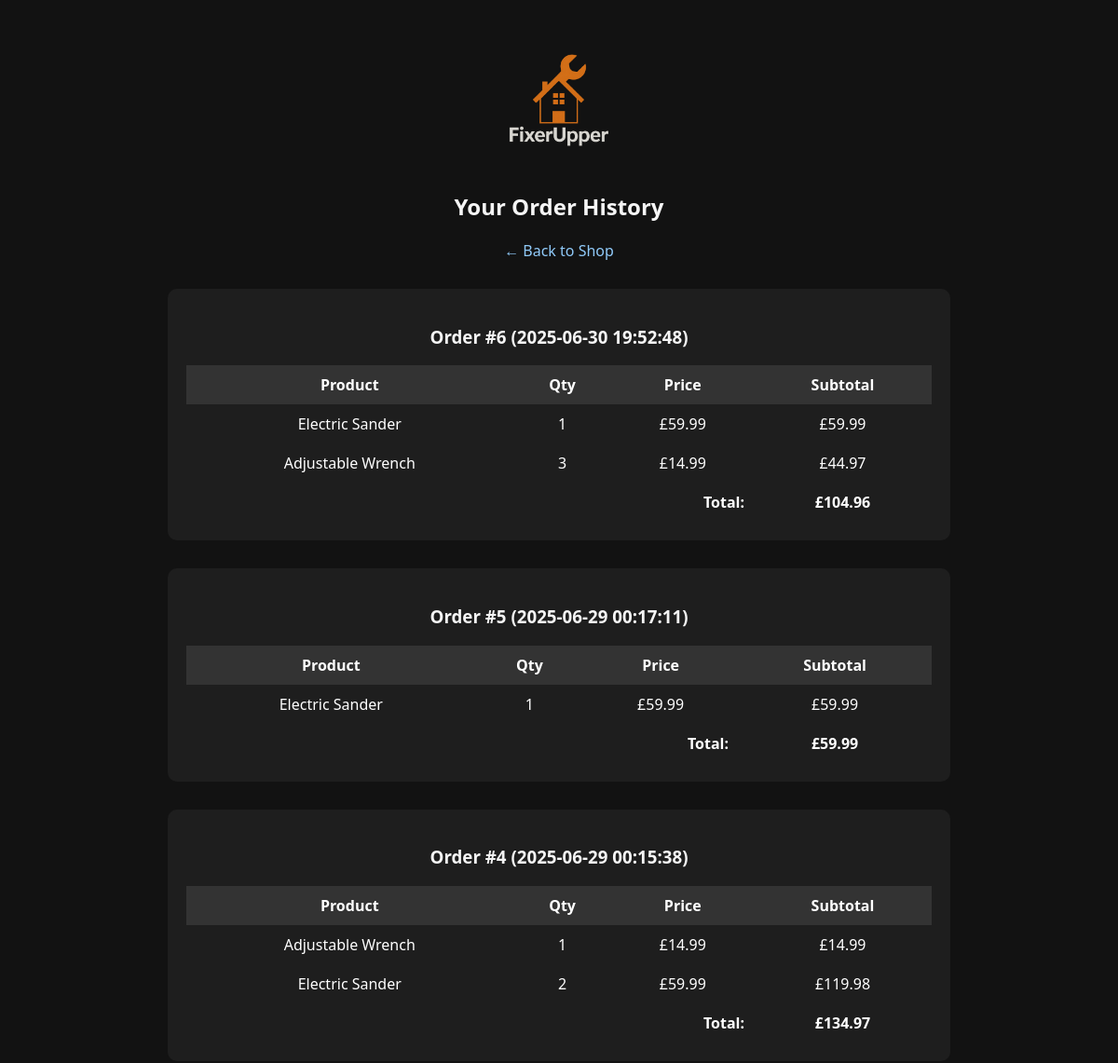
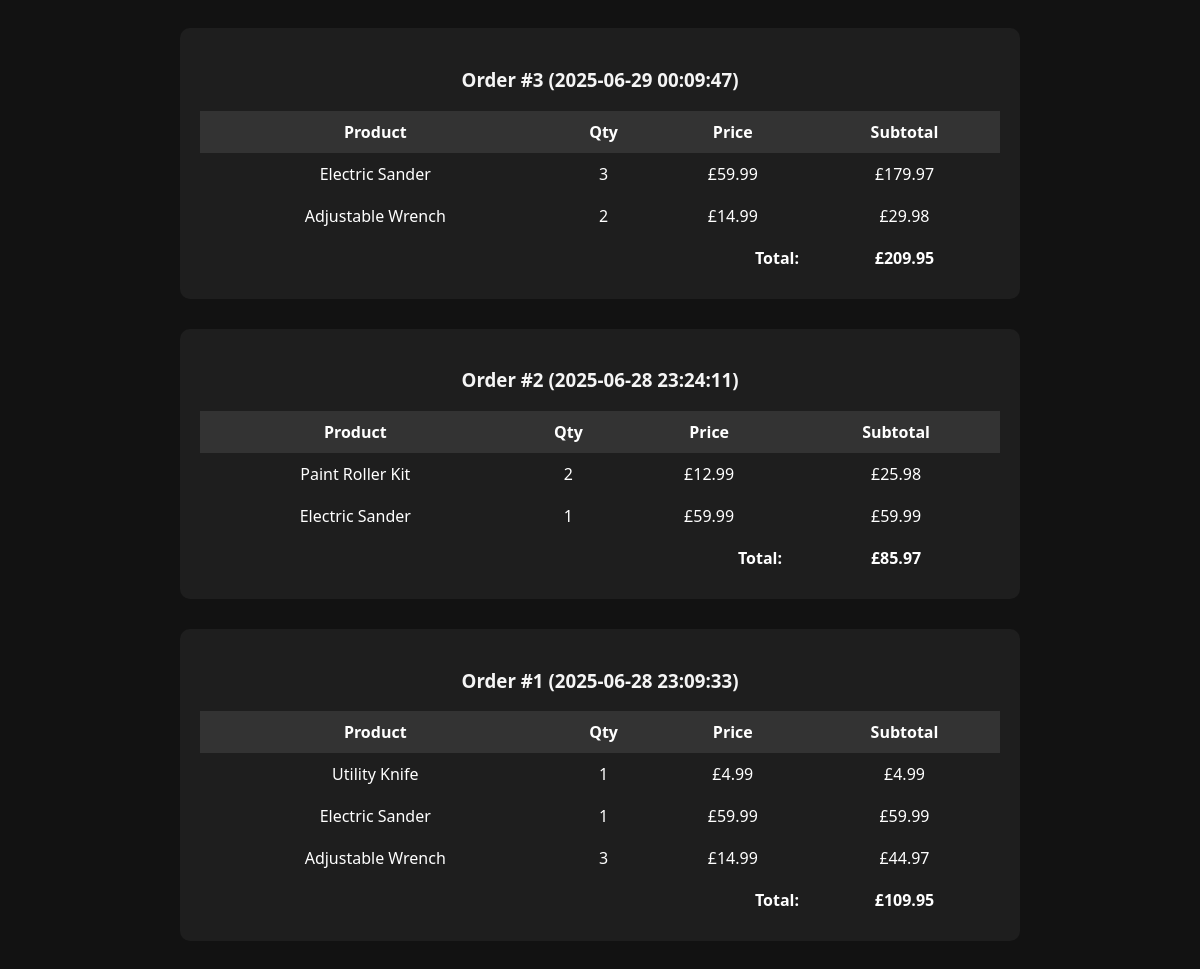
Screenshot of /order_history.php (signed in) with the database file from the repository (2 pictures, top to bottom).
### tables this page shows
CREATE TABLE `orders` (
  `id` int(11) NOT NULL,
  `user_id` int(11) NOT NULL,
  `order_date` timestamp NOT NULL DEFAULT current_timestamp()
);

CREATE TABLE `order_items` (
  `id` int(11) NOT NULL,
  `order_id` int(11) NOT NULL,
  `product_id` int(11) NOT NULL,
  `quantity` int(11) NOT NULL DEFAULT 1,
  `price` decimal(10,2) NOT NULL
);

CREATE TABLE `products` (
  `id` int(11) NOT NULL,
  `name` varchar(100) NOT NULL,
  `description` text DEFAULT NULL,
  `price` decimal(10,2) NOT NULL,
  `image` varchar(255) DEFAULT NULL,
  `created_at` timestamp NOT NULL DEFAULT current_timestamp()
);

### includes/functions.php (called while the page is built)
<?php
function sanitize($input) {
    return htmlspecialchars(trim($input), ENT_QUOTES, 'UTF-8');
}
function formatPrice($price) {
    return '£' . number_format($price, 2);
}
?>

### order_history.php (the view, shortened to what this page needs)
<?php
require 'includes/db.php';
require 'includes/functions.php';
$user_id = $_SESSION['user_id'] ?? null;
$stmt = $pdo->prepare("SELECT * FROM orders WHERE user_id = ? ORDER BY order_date DESC");
$stmt->execute([$user_id]);
$orders = $stmt->fetchAll();
?>
<!DOCTYPE html>
<html lang="en">
<head>
    <link rel="stylesheet" href="css/style.css">
</head>
<body>
    <div class="logo-container">
        <img src="img/logo.jpg" alt="FixerUpper Logo" style="max-width: 150px;">
    </div>
    <h2>Your Order History</h2>
    <p><a href="index.php">← Back to Shop</a></p>
    <?php if (empty($orders)): ?>
        <p>You have not placed any orders yet.</p>
    <?php else: ?>
        <?php foreach ($orders as $order): ?>
            <div style="margin: 30px auto; padding: 20px; background: #1e1e1e; border-radius: 10px; max-width: 800px;">
                <h3>Order #<?= $order['id'] ?> (<?= $order['order_date'] ?>)</h3>
                <table style="width: 100%; border-collapse: collapse; color: white;">
                    <tr style="background: #333;">
                        <th style="padding: 10px;">Product</th>
                        <th style="padding: 10px;">Qty</th>
                        <th style="padding: 10px;">Price</th>
                        <th style="padding: 10px;">Subtotal</th>
                    </tr>
                    <?php
                    $stmtItems = $pdo->prepare("
                        SELECT oi.quantity, oi.price, p.name
                        FROM order_items oi
                        JOIN products p ON oi.product_id = p.id
                        WHERE oi.order_id = ?
                    ");
                    $stmtItems->execute([$order['id']]);
                    $items = $stmtItems->fetchAll();
                    $total = 0;
                    foreach ($items as $item):
                        $subtotal = $item['quantity'] * $item['price'];
                        $total += $subtotal;
                    ?>
                    <tr>
                        <td style="padding: 10px;"><?= sanitize($item['name']) ?></td>
                        <td style="padding: 10px;"><?= $item['quantity'] ?></td>
                        <td style="padding: 10px;"><?= formatPrice($item['price']) ?></td>
                        <td style="padding: 10px;"><?= formatPrice($subtotal) ?></td>
                    </tr>
                    <?php endforeach; ?>
                    <tr style="font-weight: bold;">
                        <td colspan="3" style="padding: 10px; text-align: right;">Total:</td>
                        <td style="padding: 10px;"><?= formatPrice($total) ?></td>
                    </tr>
                </table>
            </div>
        <?php endforeach; ?>
    <?php endif; ?>
</body>
</html>

### css/style.css (style rules this page uses)
body { background-color: #121212; color: #f5f5f5; font-family: 'Segoe UI', sans-serif; margin: 0; padding: 0; text-align: center; }
.logo-container img { max-width: 400px; height: auto; margin-top: 30px; }
a { color: #90caf9; text-decoration: none; }

### rows the page displays
orders: id "6", order_date "2025-06-30 19:52:48", total "£104.96"
order_items: product.name "Electric Sander", quantity "1", price "£59.99", formatPrice($subtotal) "£59.99"
order_items: product.name "Adjustable Wrench", quantity "3", price "£14.99", formatPrice($subtotal) "£44.97"
orders: id "5", order_date "2025-06-29 00:17:11", total "£59.99"
orders: id "4", order_date "2025-06-29 00:15:38", total "£134.97"
order_items: product.name "Adjustable Wrench", quantity "1", price "£14.99", formatPrice($subtotal) "£14.99"
order_items: product.name "Electric Sander", quantity "2", price "£59.99", formatPrice($subtotal) "£119.98"
orders: id "3", order_date "2025-06-29 00:09:47", total "£209.95"
order_items: product.name "Electric Sander", quantity "3", price "£59.99", formatPrice($subtotal) "£179.97"
order_items: product.name "Adjustable Wrench", quantity "2", price "£14.99", formatPrice($subtotal) "£29.98"
orders: id "2", order_date "2025-06-28 23:24:11", total "£85.97"
order_items: product.name "Paint Roller Kit", quantity "2", price "£12.99", formatPrice($subtotal) "£25.98"
orders: id "1", order_date "2025-06-28 23:09:33", total "£109.95"
order_items: product.name "Utility Knife", quantity "1", price "£4.99", formatPrice($subtotal) "£4.99"
